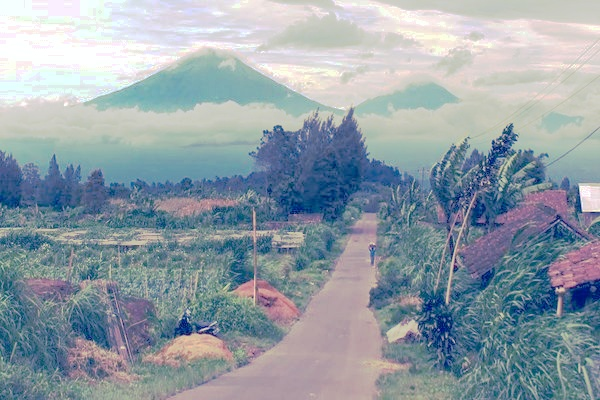
%> input picture Images/2/hm_main.jpg, 600 x 400 px
$ octave histogram_matching_RGB2.m   (GNU Octave 9; MATLAB toolbox functions it lacks are replaced by stand-ins)
%> lines starting %> are read from the running program, lines starting %| are printed output that depends on the picture
%RGB HISTOGRAM MATCHING
%by performing histogram matching on grayscaled images
%and using the obtained mapping on each of the R,G,B
%channels seperately

im1 = imread('..\Images\2\hm_main.jpg');
%> im1 is the input picture: size 400x600x3 uint8; mean R, G, B 145.8, 158.8, 167.4
im2 = imread('..\Images\2\hm_ref.jpg');
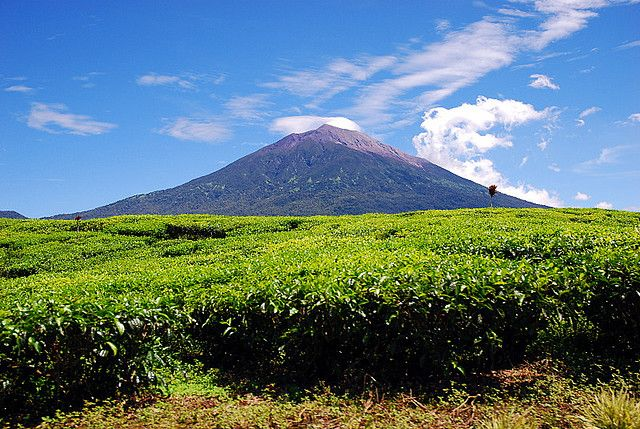
%> input picture Images/2/hm_ref.jpg, 640 x 429 px
%> im2 is the input picture: size 429x640x3 uint8; mean R, G, B 94.3, 119.8, 122.6
out = uint8(zeros(size(im1)));
a = rgb2gray(im1);
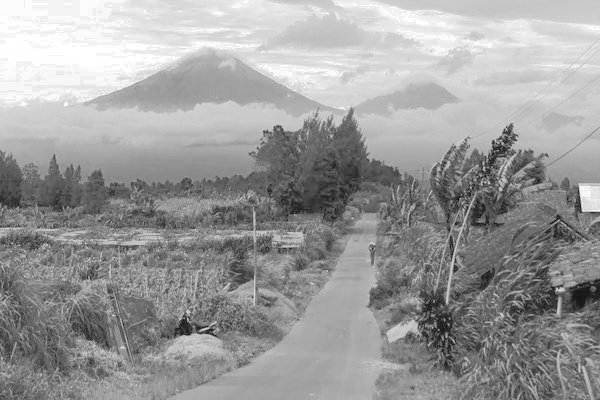
%> a: size 400x600 uint8; min 21, max 255, mean 155.9
b = rgb2gray(im2);
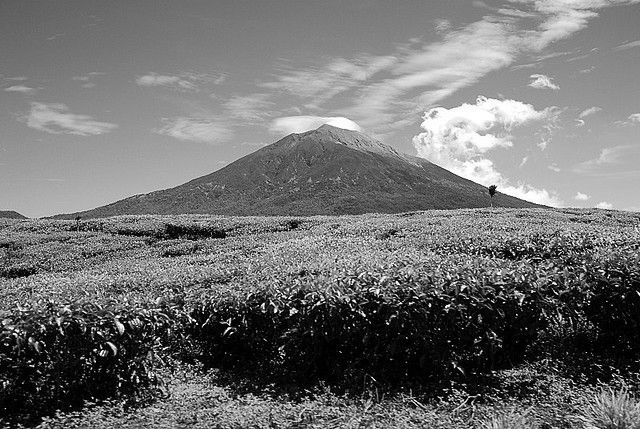
%> b: size 429x640 uint8; min 0, max 255, mean 112.5

M = zeros(256,1,'uint8'); %// Store mapping - Cast to uint8 to respect data type
hist1 = imhist(a); %// Compute histograms
%> hist1 = 256 values, max 2321 at index 163, min 0 at index 1, mean 937.5
hist2 = imhist(b);
%> hist2 = 256 values, max 4863 at index 2, min 173 at index 256, mean 1072.5
cdf1 = cumsum(hist1) / numel(a); %// Compute CDFs
%> cdf1 = 256 values from 0 to 1
cdf2 = cumsum(hist2) / numel(b);
%> cdf2 = 256 values from 0.0102 to 1

%// Compute the mapping
for idx = 1 : 256
    [~,ind] = min(abs(cdf1(idx) - cdf2));
    M(idx) = ind-1;
end
%> this loop made 256 passes
%> ind on passes 1 to 3: 1, 1, 1
%> after the loop, M = 256 values from 0 to 255

%// Now apply the mapping to get first image to make
%// the image look like the distribution of the second image
for i = 1:3
out(:,:,i) = M(double(im1(:,:,i))+1);
end
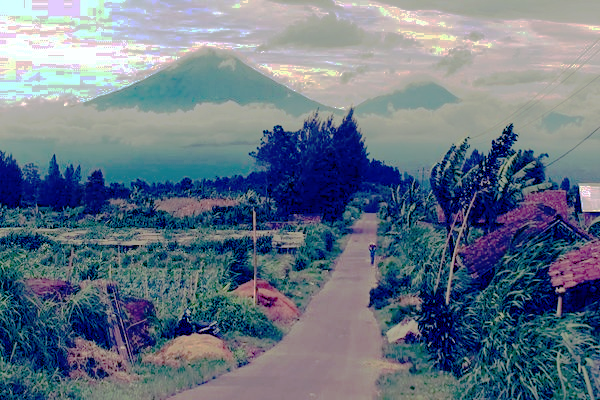
%> out: size 400x600x3 uint8; mean R, G, B 102.3, 116.9, 133

figure;
subplot(2,2,1),imshow(im1); title('Main image');
subplot(2,2,2),imshow(im2); title('Reference image');
subplot(2,2,3),imshow(out); title('Result');
